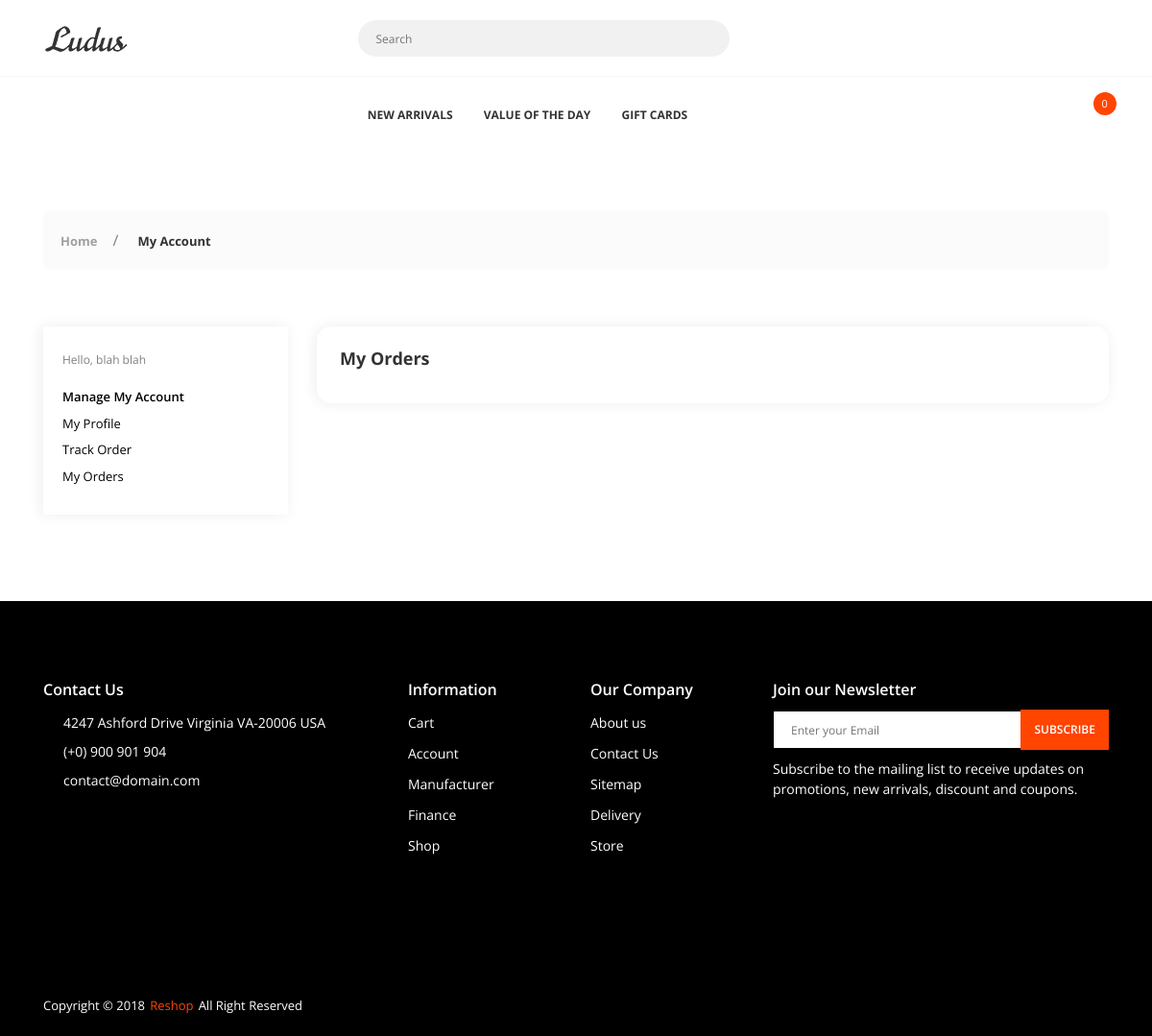
The page /orders (signed in) on the database as committed earlier.
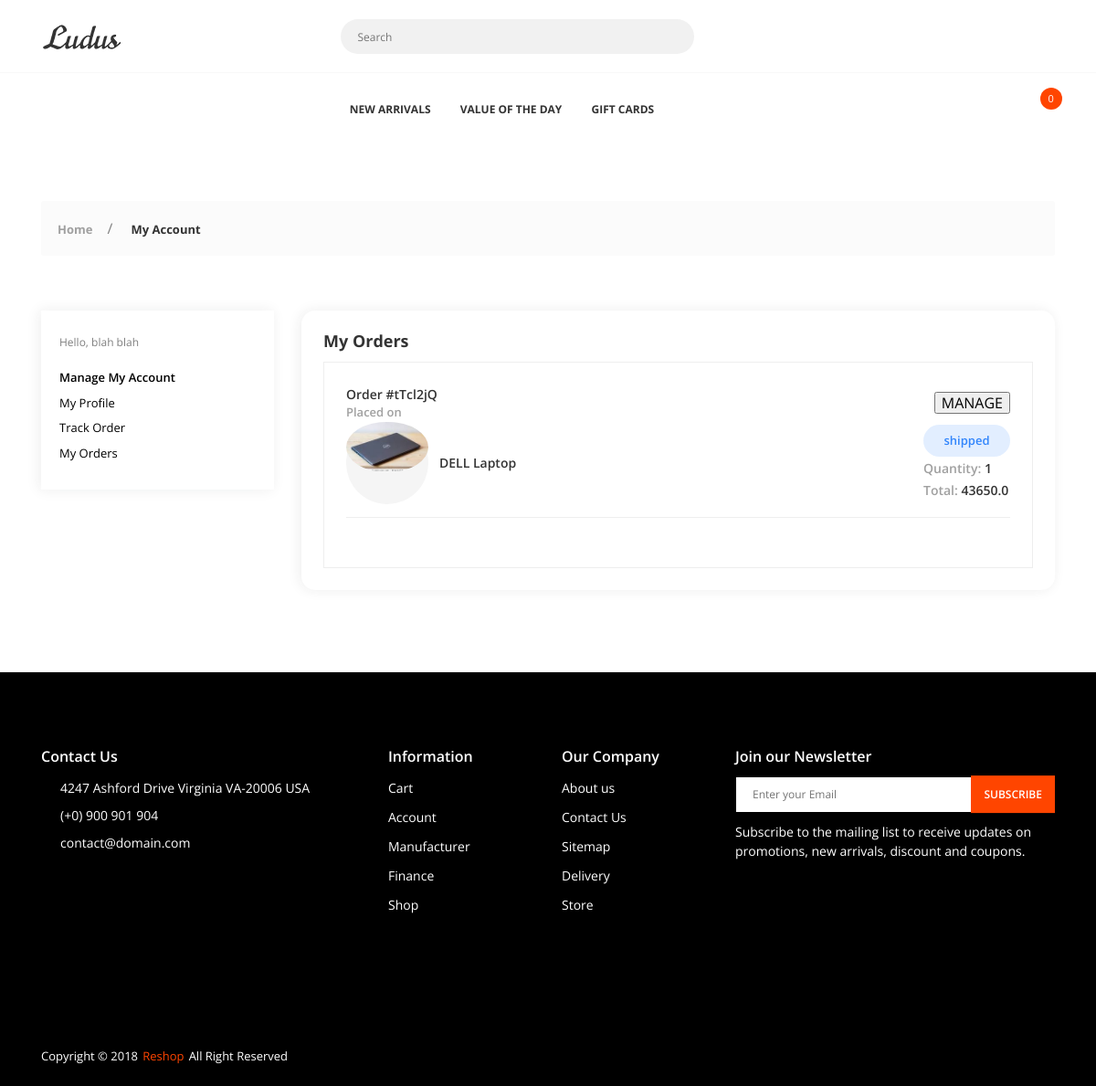
The same page on the database as committed later.
### Main/models.py (models this page shows, shortened)
class Delivery(db.Model):
    id = db.Column(db.Integer, primary_key=True, autoincrement=True)
    User_id = db.Column(db.Integer, db.ForeignKey('user.id'), nullable=False)
    product_id = db.Column(db.Integer, db.ForeignKey('addproduct.id'), nullable=False)
    merchant_id = db.Column(db.Integer, db.ForeignKey('merchant.id'), nullable=False)
    quantity = db.Column(db.Integer, nullable=False)
    Delivery_ID = db.Column(db.String(8), nullable=False)
    Delivery_Reg_Time = db.Column(db.Date,auto_now_add=True, nullable=False)
    Delivery_Est_Date = db.Column(db.Date, nullable=False)
    Delivery_Sender = db.Column(db.String(45), db.ForeignKey('addproduct.merchant_name'), nullable=False)
    Delivery_Sender_Phone = db.Column(db.String(8), db.ForeignKey('addproduct.merchant_phone'), nullable=False)
    From_Address = db.Column(db.String(255), db.ForeignKey('addproduct.merchant_address'), nullable=False)
    Delivery_Recipient = db.Column(db.String(45), nullable=False)
    Delivery_Recipient_Phone = db.Column(db.String(8), nullable=False)
    To_Address = db.Column(db.String(255), nullable=False)
    Status_Reason = db.Column(db.String(255), nullable=True)

class Addproduct(db.Model):
    id = db.Column(db.Integer, primary_key=True)
    name = db.Column(db.String(40), nullable=False)
    price = db.Column(db.Numeric(10, 2), nullable=False)
    discount = db.Column(db.Integer, default=0)
    stock = db.Column(db.Integer, nullable=False)
    desc = db.Column(db.Text, nullable=False)
    pub_date = db.Column(db.DateTime, nullable=False, default=datetime.utcnow)
    category_id = db.Column(db.Integer, db.ForeignKey('category.id'),nullable=False)
    category = db.relationship('Category',backref=db.backref('categories', lazy=True))
    image1 = db.Column(db.String(150), nullable=False, default='image1.jpg')
    image2 = db.Column(db.String(150), nullable=False, default='image2.jpg')
    image3 = db.Column(db.String(150), nullable=False, default='image3.jpg')
    merchant_id = db.Column(db.Integer, db.ForeignKey('merchant.id'), nullable=False)
    merchant = db.relationship('Merchant', backref=db.backref('merchant', lazy=True))
    merchant_name = db.Column(db.String(45), nullable=False)
    merchant_phone = db.Column(db.String(8), nullable=False)
    merchant_address = db.Column(db.Text, nullable=False)

class Shipment(db.Model):
    Shipment_ID = db.Column(db.String(12), primary_key=True, nullable=False)
    Shipment_Note = db.Column(db.String(500))
    Delivery_ID = db.Column(db.String(8), db.ForeignKey('delivery.Delivery_ID'), nullable=False)
    delivery = db.relationship('Delivery', backref=db.backref('delivery', lazy=True))

### Main/routes.py (the view)
@app.route('/orders')
def orders():
    if 'email' not in session:
        return redirect(url_for('login'))
    else:
        delivery_items={}
        user =User.query.filter_by(email=session['email']).first()
        user_id=session['_user_id']
        delivery = Delivery.query.filter_by(User_id=user_id).all()
        subtotal = 0
        grandtotal = 0
        for i in delivery:
            temp_delivery = {}
            product=Addproduct.query.filter_by(id=i.product_id).first()
            shipment = Shipment.query.filter_by(Delivery_ID=i.Delivery_ID).first()
            id = str(i.product_id) + '_' + str(i.Delivery_ID)
            discount = (product.discount/100) * float(product.price)
            subtotal += float(product.price) * int(i.quantity)
            subtotal -= discount
            tax =("%.2f" %(.06 * float(subtotal)))
            grandtotal = float("%.2f" % (1.06 * subtotal))
            temp_delivery = {id:{'id':i.Delivery_ID, 'name':product.name, 'price':float(subtotal),'quantity':i.quantity,'placed_on':i.Delivery_Reg_Time ,'est_date':i.Delivery_Est_Date , 't_address':i.To_Address, 'image':product.image1, 'shipment':shipment.Shipment_Note} }
            delivery_items = Merge(delivery_items, temp_delivery)
    return render_template('dash-my-order.html', user=user, delivery_items=delivery_items)

### Main/models.py (called while the page is built)
@login_manager.user_loader
def load_user(user_id):
    return User.query.get(int(user_id))

### Main/routes.py (called while the page is built)
def Merge(dict1, dict2):
    res = {**dict1, **dict2}
    return res

### Main/templates/dash-my-order.html (shortened to what the changed rows need)
{% extends "layout.html" %}
{% block head %}
{{ super() }}
{% endblock head %}
{% block content %}
        <div class="app-content">
            <div class="u-s-p-b-60">
                <div class="section__content">
                    <div class="dash">
                        <div class="container">
                            <div class="row">
                                <div class="col-lg-9 col-md-12">
                                    <div class="dash__box dash__box--shadow dash__box--radius dash__box--bg-white u-s-m-b-30">
                                        <div class="dash__pad-2">
                                            <h1 class="dash__h1 u-s-m-b-14">My Orders</h1>
                                            <div class="m-order__list">
                                                {% for key,delivery in delivery_items.items() %}
                                                <div class="m-order__get">
                                                    <div class="manage-o__header u-s-m-b-30">
                                                        <div class="dash-l-r">
                                                            <div>
                                                                <div class="manage-o__text-2 u-c-secondary">Order {{delivery.id}}</div>
                                                                <div class="manage-o__text u-c-silver">Placed on {{delivery.placed_od}}</div>
                                                            </div>
                                                            <div>
                                                                <div class="dash__link dash__link--brand">
                                                                    <form class="dash-track-order" action="{{url_for('track_order')}}" method="POST" >
                                                                        <div class="dash__link dash__link--brand">
                                                                            <button class="primary-btn btn-warning" type='submit' href="{{url_for('track_order')}}">MANAGE</button>
                                                                        </div>
                                                                    </form>
                                                            </div>
                                                        </div>
                                                    </div>
                                                    <div class="manage-o__description">
                                                        <div class="description__container">
                                                            <div class="description__img-wrap">
                                                                <img class="u-img-fluid" src="{{url_for('static',filename='img/'+delivery.image)}}" alt=""></div>
                                                            <div class="description-title">{{delivery.name}}</div>
                                                        </div>
                                                        <div class="description__info-wrap">
                                                            <div>
                                                                <span class="manage-o__badge badge--processing">{{delivery.shipment}}</span></div>
                                                            <div>
                                                                <span class="manage-o__text-2 u-c-silver">Quantity:
                                                                    <span class="manage-o__text-2 u-c-secondary">{{delivery.quantity}}</span></span></div>
                                                            <div>
                                                                <span class="manage-o__text-2 u-c-silver">Total:
                                                                    <span class="manage-o__text-2 u-c-secondary">{{delivery.price}}</span></span></div>
                                                        </div>
                                                    </div>
                                                </div>
                                        </div>
                                        {% endfor %}
                                    </div>
                                </div>
                            </div>
                        </div>
                    </div>
                </div>
            </div>
        </div>
{% endblock content %}

Rows that differ between the two databases and show on the page:
added Delivery: id "#tTcl2jQ"
now on this page (row edited): Addproduct: image1 (picture), name "DELL Laptop"
added Shipment: shipment "shipped"
Other text that changed with them:
new list line: "Order Placed on MANAGE Quantity: 1 Total: 43650.0"
